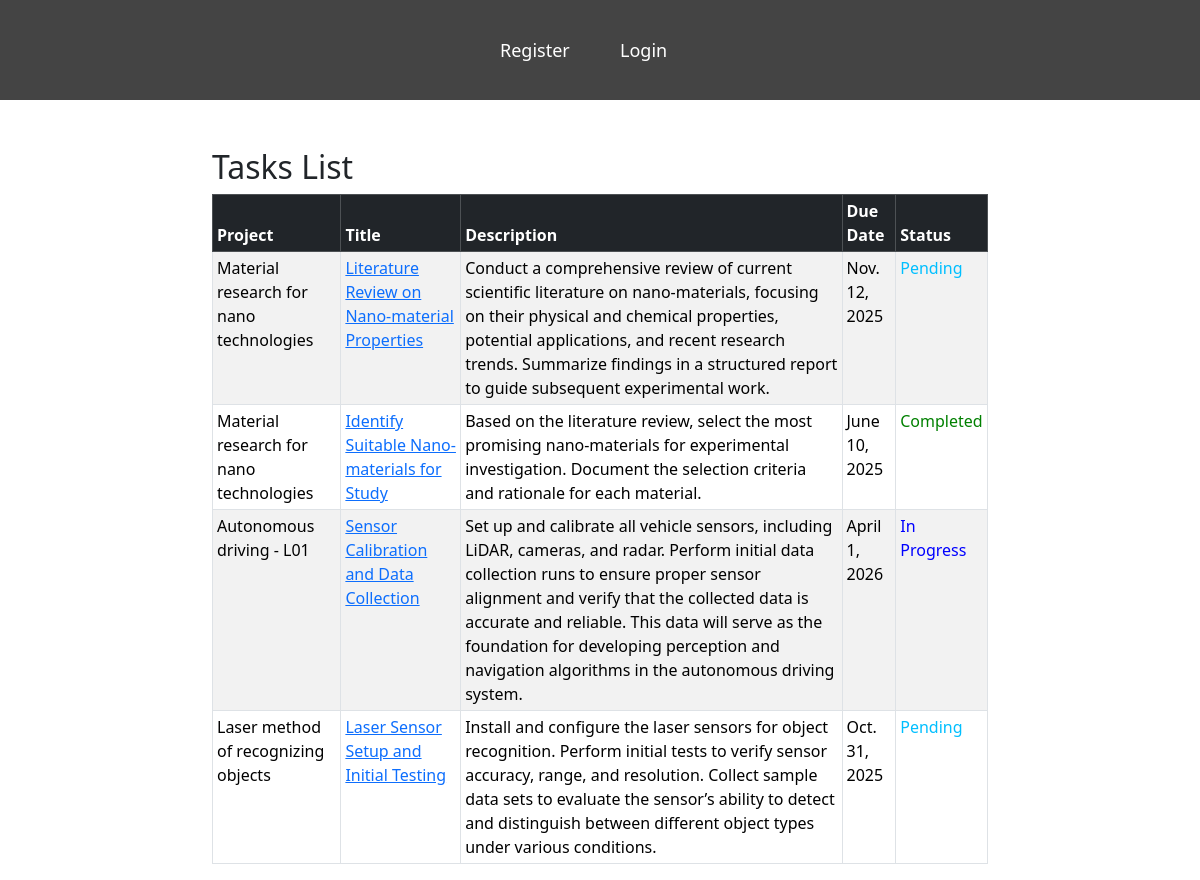
The page /tasks/ on the database as committed earlier.
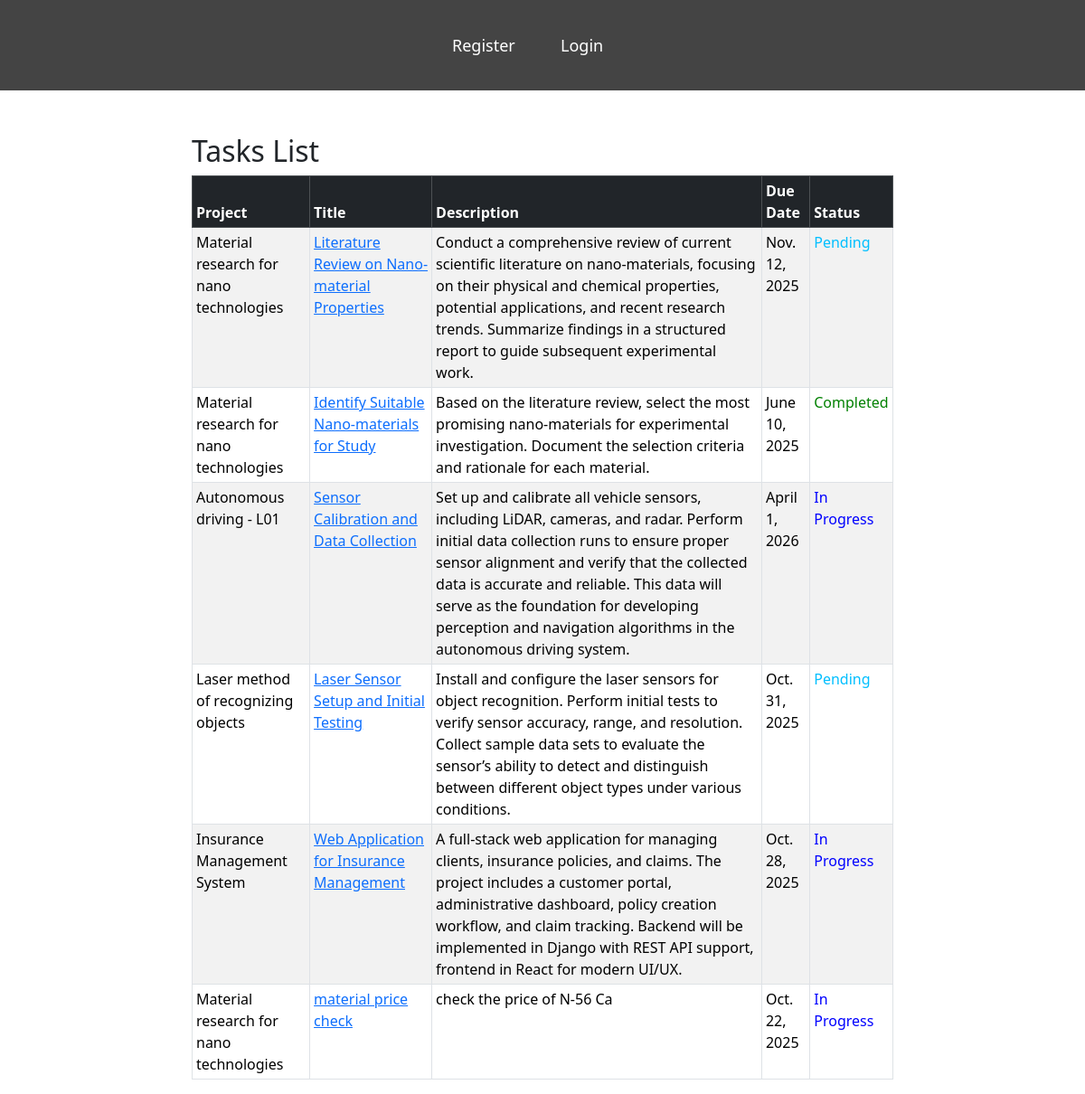
The same page on the database as committed later.
### tasks/models.py (models this page shows, shortened)
class Task(models.Model):
    STATUS_CHOICES = [
        ('pending', 'Pending'),
        ('in_progress', 'In Progress'),
        ('on_hold', 'On Hold'),
        ('review', 'In Review'),
        ('completed', 'Completed'),
        ('cancelled', 'Cancelled'),
    ]
    PRIORITY_CHOICES = [
        ('low', 'Low'),
        ('medium', 'Medium'),
        ('high', 'High'),
        ('critical', 'Critical'),
    ]
    project = models.ForeignKey('projects.Project', on_delete=models.CASCADE, related_name='tasks')
    title = models.CharField(max_length=200)
    description = models.TextField( null=True, blank=True)
    supervisor_person = models.ForeignKey(settings.AUTH_USER_MODEL, on_delete=models.SET_NULL, null=True, related_name='supervised_tasks')
    assigned_person = models.ForeignKey(settings.AUTH_USER_MODEL, on_delete=models.SET_NULL, null=True, related_name='assigned_tasks')
    created_at = models.DateTimeField(auto_now_add=True)
    due_date = models.DateField( null=True, blank=True)
    attachment = models.FileField(upload_to='task_attachments/', null=True, blank=True)
    status = models.CharField(max_length=20, choices=STATUS_CHOICES, default='pending')
    priority = models.CharField(max_length=10, choices=PRIORITY_CHOICES, default='medium')
    last_updated = models.DateTimeField(auto_now=True)

### projects/models.py (models this page shows, shortened)
class Project(models.Model):
    STATUS_CHOICES = [
        ('planned', 'Planned'),
        ('in_progress', 'In Progress'),
        ('completed', 'Completed'),
    ]
    name = models.CharField(max_length=100)
    description = models.TextField()
    start_date = models.DateField()
    end_date = models.DateField(null=True, blank=True)
    status = models.CharField(max_length=50, choices=STATUS_CHOICES, default='planned')
    assigned_to = models.ForeignKey(settings.AUTH_USER_MODEL, on_delete=models.SET_NULL, null=True, blank=True, related_name="projects")
    def __str__(self):
        return self.name

### tasks/views.py (the view)
# urls.py: path('', views.get_task_list, name='task_list'),
def get_task_list(request):
    tasks = Task.objects.all()
    return render(request, 'tasks/task_list.html', {'tasks': tasks, 'today': now().date()})

### tasks/templates/tasks/task_list.html
{% extends "base.html" %}
{% block content %}
<h2>Tasks List</h2>
<table class="table table-bordered table-striped table-hover w-100 table-sm">
    <thead class="table-dark">
        <tr>
            <th>Project</th>
            <th>Title</th>
            <th>Description</th>
            <th>Due Date</th>
            <th>Status</th>
        </tr>
    </thead>
    <tbody>
        {% for task in tasks %}
            {% if task.status != "completed" and task.due_date < today %}
                <tr style="background-color: rgb(161, 72, 72);">
            {% else %}
                <tr>
            {% endif %}
                    <td>{{ task.project }}</td>
                    <td>
                        <a href="{% url 'task_detail' task.id %}">{{ task.title }}</a>
                    </td>
                    <td>{{ task.description }}</td>
                    <td>{{ task.due_date }}</td>
                    <td>
                        {% if task.status == 'pending' %}
                            <span style="color: rgb(0, 191, 255);">Pending</span>
                        {% elif task.status == 'in_progress' %}
                            <span style="color: blue;">In Progress</span>
                        {% elif task.status == 'on_hold' %}
                            <span style="color: orangered;">On Hold</span>
                        {% elif task.status == 'review' %}
                            <span style="color: yellow">In Review</span>
                        {% elif task.status == 'canceled' %}
                            <span style="color: red;">Canceled</span>
                        {% elif task.status == 'completed' %}
                            <span style="color: green;">Completed</span>
                        {% else %}
                            {{ task.status }}
                        {% endif %}
                    </td>
                </tr>
                {% empty %}
                <tr><td colspan="5">No projects found.</td></tr>
        {% endfor %}
    </tbody>
</table>
{% endblock %}

Rows that differ between the two databases and show on the page:
added Task: project "Insurance Management System", title "Web Application for Insurance Management", description "A full-stack web application for managing clients, insurance policies, and claims. The project includes a customer portal, administrative dashboard, policy creation workflow, and claim tracking. Backend will be implemented in Django with REST API support, frontend in React for modern UI/UX.", due_date "Oct. 28, 2025", status "In Progress"
added Task: project "Material research for nano technologies", title "material price check", description "check the price of N-56 Ca", due_date "Oct. 22, 2025", status "In Progress"
